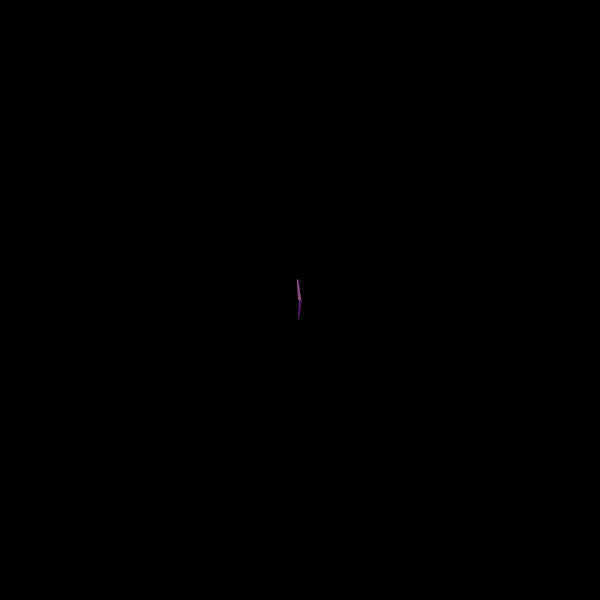
Frame 1 (no input)
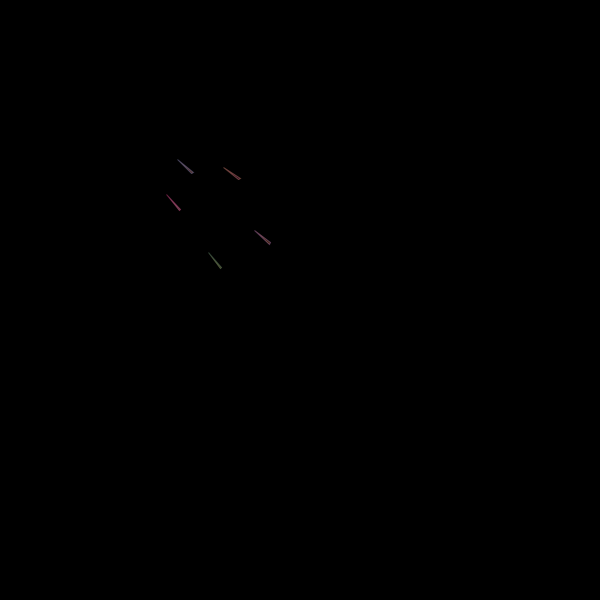
Frame 60 (the mouse pressed at the canvas centre just before this capture)
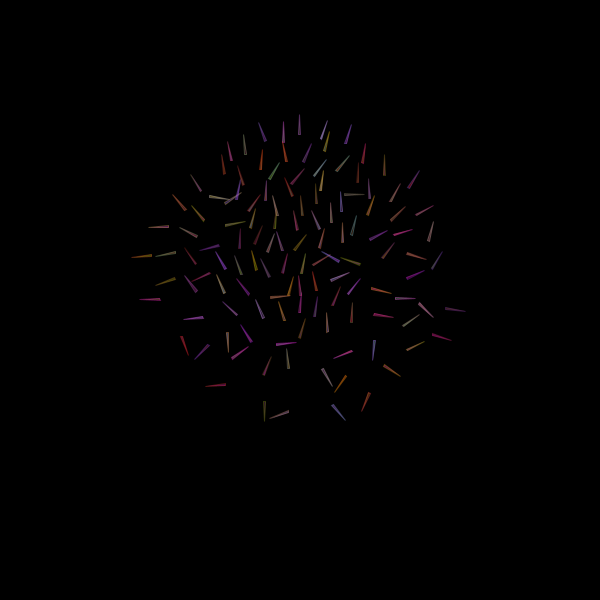
Frame 120 (the mouse held since frame 60 and released just before this capture)

The Processing sketch that drew these frames (run headless with seeded random() and noise(); from frame 60 on, the mouse is pressed at the canvas centre):

// Processing sketch: processing_172906
// ── processing_172906.pde

//Hacking the flock from processing.org
//original flocking example from Daniel Shiffman

Flock flock;

void setup() {
  size(600, 600);
  flock = new Flock();
  // Add an initial set of boids into the system
  for (int i = 0; i < 5; i++) {
    flock.addBoid(new Boid(width/2, height/2));
  }
}

void draw() {
  background(0);
  flock.run();
 
}
// Add a new boid into the System
void mousePressed() {  
   
    for (int i = 0; i < 120; i++) {
      flock.addBoid(new Boid(mouseX, mouseY));
    }
}



// The Boid class

class Boid {

  PVector location;
  PVector velocity;
  PVector acceleration;
  float r;
  float maxforce;    // Maximum steering force
  float maxspeed;    // Maximum speed

    Boid(float x, float y) {
    acceleration = new PVector(0, 0);
    float mass = random(0.1, 100);
    float angle = random(TWO_PI);
    velocity = new PVector(cos(angle)/mass, sin(angle)/mass);

    location = new PVector(x, y);
    r = 1.0;
    maxspeed = 3;
    maxforce = 0.13;
  }

  void run(ArrayList<Boid> boids) {
    flock(boids);
    update();
    render();
  }

  void applyForce(PVector force) {
    acceleration.add(force);
  }
  
  // We accumulate a new acceleration each time based on three rules
  void flock(ArrayList<Boid> boids) {
    PVector sep = separate(boids);   // Separation
    PVector ali = align(boids);      // Alignment
    PVector coh = cohesion(boids);   // Cohesion
    // Arbitrarily weight these forces
    sep.mult(3.0);
    ali.mult(1.0);
    coh.mult(1.0);
    // Add the force vectors to acceleration
    applyForce(sep);
    applyForce(ali);
    applyForce(coh);
  }

  // Method to update location
  void update() {
    // Update velocity
    velocity.add(acceleration);
    // Limit speed
    velocity.limit(maxspeed);
    location.add(velocity);
    // Reset accelertion to 0 each cycle
    acceleration.mult(0);
  }

  // A method that calculates and applies a steering force towards a target
  // STEER = DESIRED MINUS VELOCITY
  PVector seek(PVector target) {
    target.x = mouseX;
    target.y = mouseY;
    
    PVector desired = PVector.sub(target, location);  // A vector pointing from the location to the target
    // Scale to maximum speed
    desired.normalize();
    desired.mult(maxspeed);

    // Above two lines of code below could be condensed with new PVector setMag() method
    // Not using this method until Processing.js catches up
    // desired.setMag(maxspeed);

    // Steering = Desired minus Velocity
    PVector steer = PVector.sub(desired, velocity);
    steer.limit(maxforce);  // Limit to maximum steering force
    return steer;
  }

  void render() {
    // Draw a triangle rotated in the direction of velocity
    float theta = velocity.heading2D() + radians(90);
    fill(random(100, 255), random(20, 200), random (0, 255), 100);
    stroke(random(100, 255), random(20, 200), random (0, 255), 100);
    pushMatrix();
    translate(location.x, location.y);
    rotate(theta);
    beginShape(TRIANGLES);
    vertex(0, -r*20);
    vertex(-r, r*0.1);
    vertex(r, r*0.1);
    endShape();
    popMatrix();
  }


  // Separation
  // Method checks for nearby boids and steers away
  PVector separate (ArrayList<Boid> boids) {
    float desiredseparation = 25.0f;
    PVector steer = new PVector(0, 0, 0);
    int count = 10;
    // For every boid in the system, check if it's too close
    for (Boid other : boids) {
      float d = PVector.dist(location, other.location);
      // If the distance is greater than 0 and less than an arbitrary amount (0 when you are yourself)
      if ((d > 0) && (d < desiredseparation)) {
        // Calculate vector pointing away from neighbor
        PVector diff = PVector.sub(location, other.location);
        diff.normalize();
        diff.div(d);        // Weight by distance
        steer.add(diff);
        count++;            // Keep track of how many
      }
    }
    // Average -- divide by how many
    if (count > 0) {
      steer.div((float)count);
    }

    // As long as the vector is greater than 0
    if (steer.mag() > 0) {
      // First two lines of code below could be condensed with new PVector setMag() method
      // Not using this method until Processing.js catches up
      // steer.setMag(maxspeed);

      // Implement Reynolds: Steering = Desired - Velocity
      steer.normalize();
      steer.mult(maxspeed);
      steer.sub(velocity);
      steer.limit(maxforce);
    }
    return steer;
  }

  // Alignment
  // For every nearby boid in the system, calculate the average velocity
  PVector align (ArrayList<Boid> boids) {
    float neighbordist = 25;
    PVector sum = new PVector(0, random(-100, 0));
    int count = 0;
    for (Boid other : boids) {
      float d = PVector.dist(location, other.location);
      if ((d > 0) && (d < neighbordist)) {
        sum.add(other.velocity);
        count++;
      }
    }
    if (count > 0) {
      sum.div((float)count);

      // Implement Reynolds: Steering = Desired - Velocity
      sum.normalize();
      sum.mult(maxspeed);
      PVector steer = PVector.sub(sum, velocity);
      steer.limit(maxforce);
      return steer;
    } 
    else {
      return new PVector(0, 0);
    }
  }

  // Cohesion
  // For the average location (i.e. center) of all nearby boids, calculate steering vector towards that location
  PVector cohesion (ArrayList<Boid> boids) {
    float neighbordist = 100;
    PVector sum = new PVector(0, 0);   // Start with empty vector to accumulate all locations
    int count = 0;
    for (Boid other : boids) {
      float d = PVector.dist(location, other.location);
      if ((d > 0) && (d < neighbordist)) {
        sum.add(other.location); // Add location
        count++;
      }
    }
    if (count > 0) {
      sum.div(count);
      return seek(sum);  // Steer towards the location
    } 
    else {
      return new PVector(0, 0);
    }
  }
}
// The Flock (a list of Boid objects)

class Flock {
  ArrayList<Boid> boids; // An ArrayList for all the boids

    Flock() {
    boids = new ArrayList<Boid>(); // Initialize the ArrayList
  }

  void run() {
    for (Boid b : boids) {
      b.run(boids);  // Passing the entire list of boids to each boid individually
    }
  }

  void addBoid(Boid b) {
    boids.add(b);
  }

}
